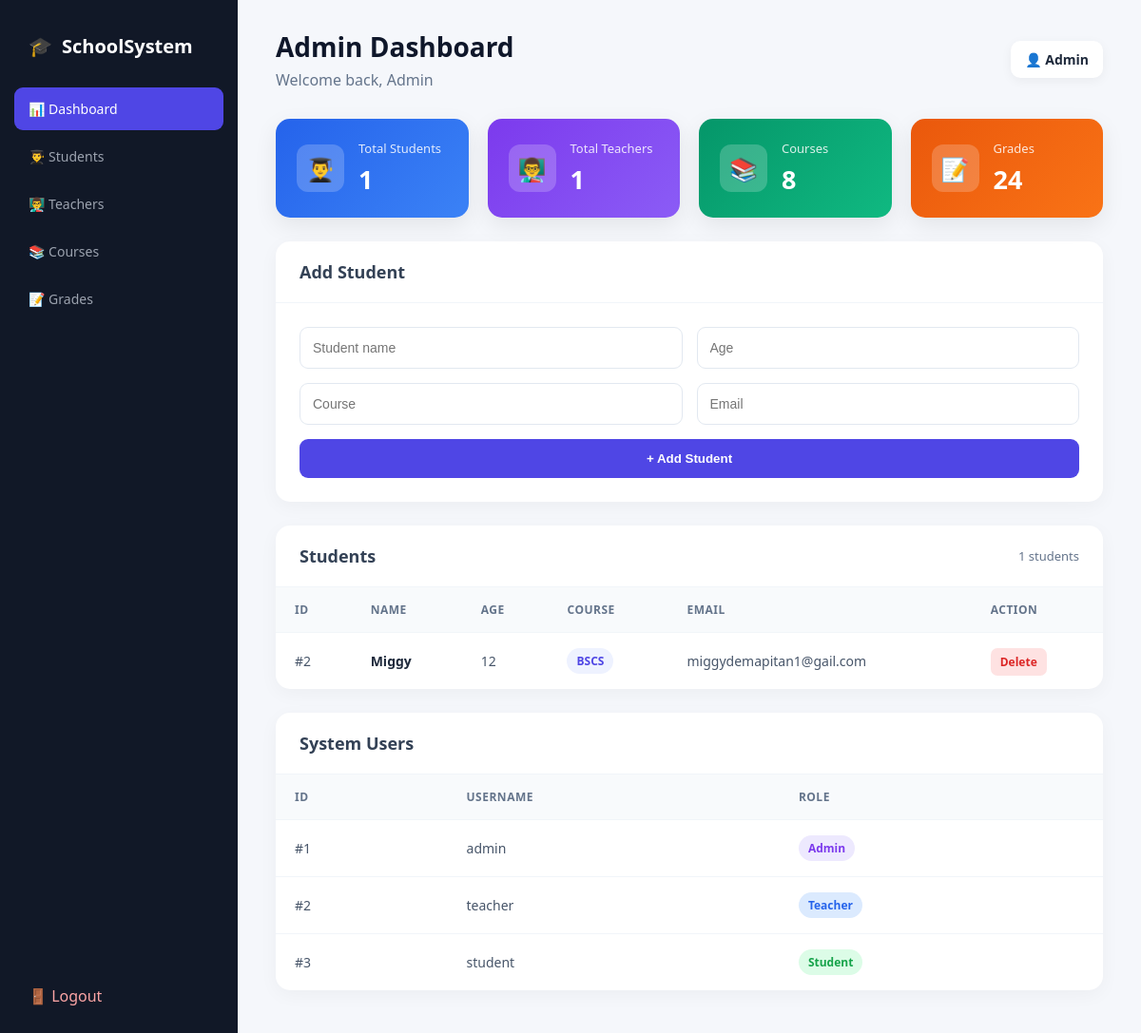
The page /admin (signed in) on the database its author committed.
### tables this page shows
CREATE TABLE students (
            id INTEGER PRIMARY KEY AUTOINCREMENT,
            name TEXT NOT NULL,
            age INTEGER NOT NULL,
            course TEXT NOT NULL,
            email TEXT NOT NULL
        );

CREATE TABLE users (
            id INTEGER PRIMARY KEY AUTOINCREMENT,
            username TEXT UNIQUE NOT NULL,
            password TEXT NOT NULL,
            role TEXT NOT NULL
        );

### main.py (the view)
@app.route("/admin")
def admin():
    if session.get("role") != "admin":
        return redirect("/")
    conn = get_db()
    students = conn.execute(
        "SELECT * FROM students"
    ).fetchall()
    users = conn.execute(
        "SELECT * FROM users"
    ).fetchall()
    student_count = conn.execute(
        "SELECT COUNT(*) FROM students"
    ).fetchone()[0]
    teacher_count = conn.execute(
        "SELECT COUNT(*) FROM users WHERE role = 'teacher'"
    ).fetchone()[0]
    conn.close()
    return render_template(
        "admin.html",
        students=students,
        users=users,
        student_count=student_count,
        teacher_count=teacher_count
    )

### main.py (called while the page is built)
def get_db():
    conn = sqlite3.connect("school.db")
    conn.row_factory = sqlite3.Row
    return conn

### templates/admin.html (shortened to what this page needs)
<!DOCTYPE html>
<html lang="en">
<head>
    <link rel="stylesheet"
          href="{{ url_for('static', filename='style.css') }}">
</head>
<body>
<div class="dashboard">
    <aside class="sidebar">
        <div class="brand">
            🎓 <span>SchoolSystem</span>
        </div>
        <nav>
            <a href="/admin" class="active">
                📊 Dashboard
            </a>
            <a href="/admin">
                👨‍🎓 Students
            </a>
            <a href="/admin">
                👨‍🏫 Teachers
            </a>
            <a href="/admin">
                📚 Courses
            </a>
            <a href="/admin">
                📝 Grades
            </a>
        </nav>
        <a href="/logout" class="logout">
            🚪 Logout
        </a>
    </aside>
    <main class="main-content">
        <header class="topbar">
            <div>
                <h1>Admin Dashboard</h1>
                <p>Welcome back, Admin</p>
            </div>
            <div class="profile">
                👤 Admin
            </div>
        </header>
        <section class="cards">
            <div class="card blue">
                <div class="card-icon">
                    👨‍🎓
                </div>
                <div>
                    <p>Total Students</p>
                    <h2>{{ student_count }}</h2>
                </div>
            </div>
            <div class="card purple">
                <div class="card-icon">
                    👨‍🏫
                </div>
                <div>
                    <p>Total Teachers</p>
                    <h2>{{ teacher_count }}</h2>
                </div>
            </div>
            <div class="card green">
                <div class="card-icon">
                    📚
                </div>
                <div>
                    <p>Courses</p>
                    <h2>8</h2>
                </div>
            </div>
            <div class="card orange">
                <div class="card-icon">
                    📝
                </div>
                <div>
                    <p>Grades</p>
                    <h2>24</h2>
                </div>
            </div>
        </section>
        <section class="panel">
            <div class="panel-header">
                <h2>Add Student</h2>
            </div>
            <form action="/add_student"
                  method="POST"
                  class="student-form">
                <input
                    type="text"
                    name="name"
                    placeholder="Student name"
                    required
                >
                <input
                    type="number"
                    name="age"
                    placeholder="Age"
                    required
                >
                <input
                    type="text"
                    name="course"
                    placeholder="Course"
                    required
                >
                <input
                    type="email"
                    name="email"
                    placeholder="Email"
                    required
                >
                <button type="submit">
                    + Add Student
                </button>
            </form>
        </section>
        <section class="panel">
            <div class="panel-header">
                <h2>Students</h2>
                <span>
                    {{ student_count }} students
                </span>
            </div>
            <div class="table-container">
                <table>
                    <thead>
                        <tr>
                            <th>ID</th>
                            <th>Name</th>
                            <th>Age</th>
                            <th>Course</th>
                            <th>Email</th>
                            <th>Action</th>
                        </tr>
                    </thead>
                    <tbody>
                        {% for student in students %}
                        <tr>
                            <td>#{{ student.id }}</td>
                            <td>
                                <div class="student-name">
                                    {{ student.name }}
                                </div>
                            </td>
                            <td>
                                {{ student.age }}
                            </td>
                            <td>
                                <span class="badge">
                                    {{ student.course }}
                                </span>
                            </td>
                            <td>
                                {{ student.email }}
                            </td>
                            <td>
                                <a
                                    href="/delete_student/{{ student.id }}"
                                    class="delete"
                                    onclick="return confirm('Delete this student?')"
                                >
                                    Delete
                                </a>
                            </td>
                        </tr>
                        {% endfor %}
                    </tbody>
                </table>
            </div>
        </section>
        <section class="panel">
            <div class="panel-header">
                <h2>System Users</h2>
            </div>
            <div class="table-container">
                <table>
                    <thead>
                        <tr>
                            <th>ID</th>
                            <th>Username</th>
                            <th>Role</th>
                        </tr>
                    </thead>
                    <tbody>
                        {% for user in users %}
                        <tr>
                            <td>#{{ user.id }}</td>
                            <td>{{ user.username }}</td>
                            <td>
                                <span class="role {{ user.role }}">
                                    {{ user.role }}
                                </span>
                            </td>
                        </tr>
                        {% endfor %}
                    </tbody>
                </table>
            </div>
        </section>
    </main>
</div>
</body>
</html>

### static/style.css (style rules this page uses)
* { margin: 0; padding: 0; box-sizing: border-box; }
body { font-family: "Segoe UI", Arial, sans-serif; background: #f5f7fb; color: #1e293b; }
.dashboard { min-height: 100vh; display: flex; }
.sidebar { width: 250px; background: #111827; color: white; position: fixed; top: 0; bottom: 0; left: 0; padding: 25px 15px; display: flex; flex-direction: column; }
.brand { font-size: 20px; font-weight: 700; padding: 10px 15px 30px; display: flex; align-items: center; gap: 10px; }
.brand span { color: white; }
.sidebar nav { display: flex; flex-direction: column; gap: 5px; }
.sidebar nav a { color: #9ca3af; text-decoration: none; padding: 13px 15px; border-radius: 9px; font-size: 14px; transition: 0.2s; }
.sidebar nav a:hover, .sidebar nav a.active { background: #4f46e5; color: white; }
.logout { margin-top: auto; color: #fca5a5; text-decoration: none; padding: 13px 15px; border-radius: 9px; transition: 0.2s; }
.main-content { margin-left: 250px; width: calc(100% - 250px); padding: 30px 40px; }
.topbar { display: flex; align-items: center; justify-content: space-between; margin-bottom: 30px; }
.topbar h1 { font-size: 28px; color: #0f172a; }
.topbar p { color: #64748b; margin-top: 5px; }
.profile { background: white; padding: 10px 15px; border-radius: 10px; box-shadow: 0 3px 12px rgba(0, 0, 0, 0.05); font-size: 14px; font-weight: 600; }
.cards { display: grid; grid-template-columns: repeat(4, 1fr); gap: 20px; margin-bottom: 25px; }
.card { padding: 22px; border-radius: 15px; display: flex; align-items: center; gap: 15px; color: white; box-shadow: 0 8px 25px rgba(0, 0, 0, 0.08); }
.card-icon { width: 50px; height: 50px; display: flex; align-items: center; justify-content: center; background: rgba(255,255,255,0.2); border-radius: 12px; font-size: 24px; }
.card p { font-size: 13px; opacity: 0.85; margin-bottom: 5px; }
.card h2 { font-size: 27px; }
.blue { background: linear-gradient( 135deg, #2563eb, #3b82f6 ); }
.purple { background: linear-gradient( 135deg, #7c3aed, #8b5cf6 ); }
.green { background: linear-gradient( 135deg, #059669, #10b981 ); }
.orange { background: linear-gradient( 135deg, #ea580c, #f97316 ); }
.panel { background: white; border-radius: 15px; margin-bottom: 25px; box-shadow: 0 5px 20px rgba(0, 0, 0, 0.04); overflow: hidden; }
.panel-header { padding: 20px 25px; border-bottom: 1px solid #f1f5f9; display: flex; align-items: center; justify-content: space-between; }
.panel-header h2 { font-size: 18px; color: #334155; }
.panel-header span { color: #64748b; font-size: 13px; }
.student-form { padding: 25px; display: grid; grid-template-columns: repeat(2, 1fr); gap: 15px; }
.student-form input { padding: 13px; border: 1px solid #e2e8f0; border-radius: 9px; outline: none; font-size: 14px; }
.student-form button { grid-column: span 2; padding: 13px; border: none; border-radius: 9px; background: #4f46e5; color: white; font-weight: 600; cursor: pointer; transition: 0.2s; }
.table-container { overflow-x: auto; }
table { width: 100%; border-collapse: collapse; }
th { padding: 15px 20px; text-align: left; background: #f8fafc; color: #64748b; font-size: 12px; text-transform: uppercase; letter-spacing: 0.5px; }
td { padding: 16px 20px; border-top: 1px solid #f1f5f9; color: #475569; font-size: 14px; }
.student-name { font-weight: 600; color: #1e293b; }
.badge { display: inline-block; padding: 5px 10px; border-radius: 20px; background: #eef2ff; color: #4f46e5; font-size: 12px; font-weight: 600; }
.delete { color: #dc2626; background: #fee2e2; padding: 6px 10px; border-radius: 7px; text-decoration: none; font-size: 12px; font-weight: 600; }
.role { display: inline-block; padding: 5px 10px; border-radius: 20px; font-size: 12px; font-weight: 600; text-transform: capitalize; }
.role.admin { background: #ede9fe; color: #7c3aed; }
.role.teacher { background: #dbeafe; color: #2563eb; }
.role.student { background: #dcfce7; color: #16a34a; }

### rows shown on the page
students: id "2", name "Miggy", age "12", course "BSCS", email "miggydemapitan1@gail.com"
users: id "1", username "admin", role "Admin"
users: id "2", username "teacher", role "Teacher"
users: id "3", username "student", role "Student"

### other values the page prints
{{ student_count }} "1"
{{ teacher_count }} "1"
